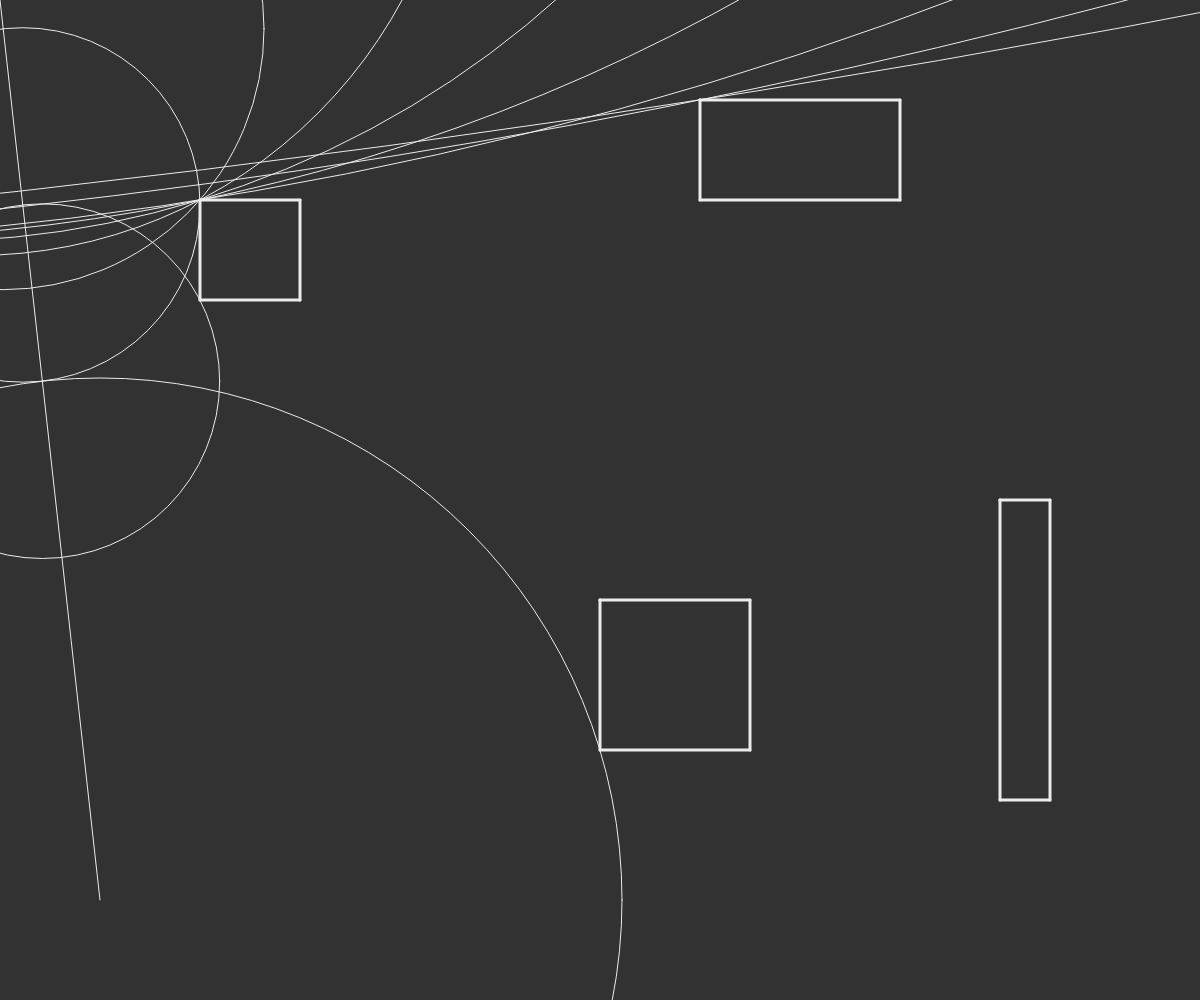
Frame 1 (no input)
Frame 60 (no input): identical to frame 1, image omitted
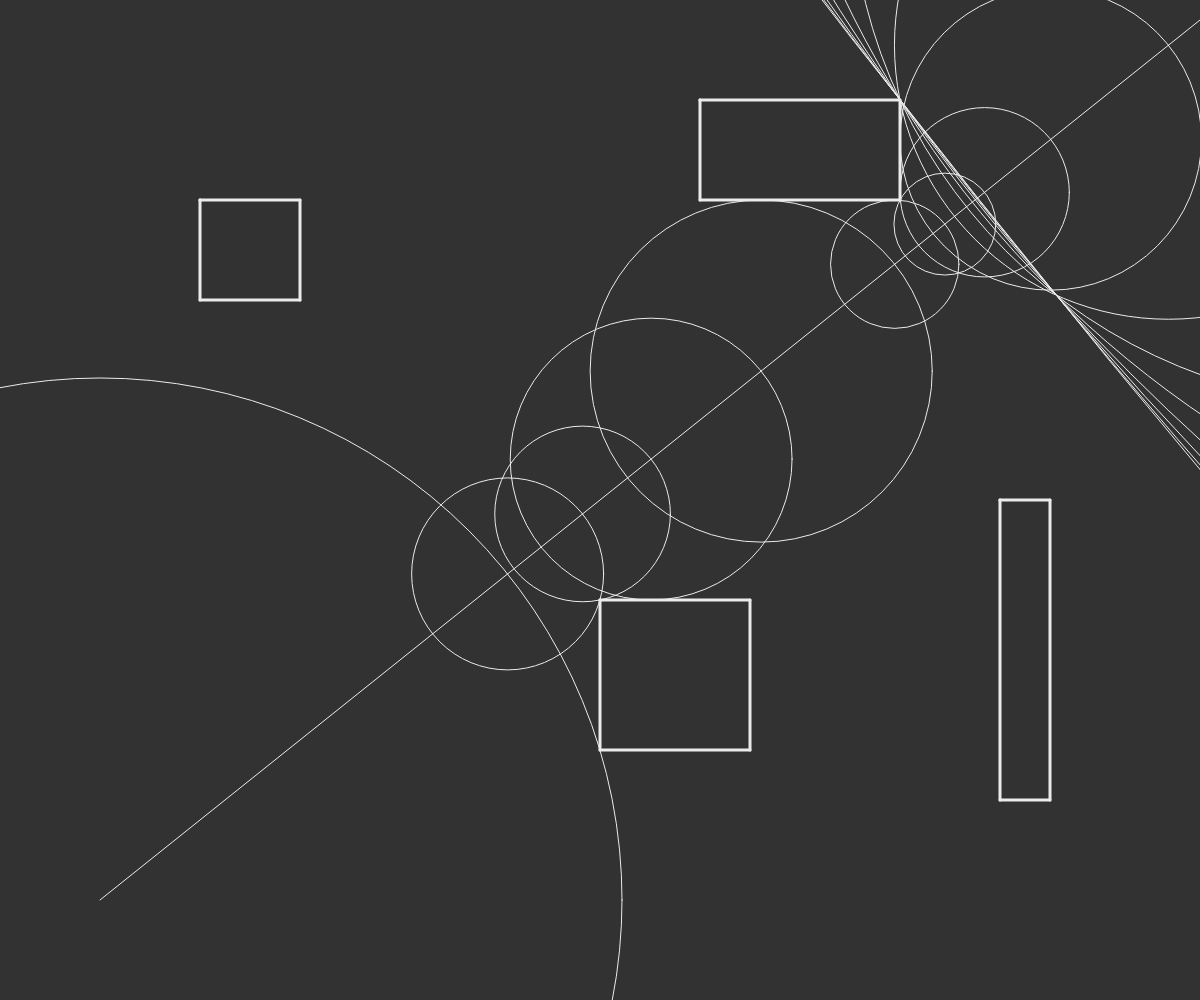
Frame 120 (the mouse pressed at the canvas centre since frame 60)

The p5.js sketch that drew these frames (run headless with seeded random() and noise() and a simulated clock; from frame 60 on, the mouse is pressed at the canvas centre):

// p5.js sketch
// ── sketch.js
const colour_background = (51,50,50);
const colour_lines = (232,233,235);
const colour_rays = (232,72,85);

const screenWidth = window.innerWidth;
const screenHeight = window.innerHeight;
console.log(screenHeight,screenWidth)

class Point{
	constructor(x, y){
		this.x = x;
		this.y = y;
	}

	
};

class Vector{
	constructor(x, y){
		this.x = x;
		this.y = y;
	}
	fromPoint(p){
		this.x = p.x;
		this.y = p.y;
	}
	normalize(){
		let mag = sqrt(this.x*this.x + this.y*this.y);
		this.x = 100* this.x / mag;
		this.y = 100 * this.y / mag;
	}
	magnitude(){
		return sqrt(this.x*this.x + this.y*this.y);
	}
	add(p){
		this.x += p.x;
		this.y += p.y;
	}
	subtract(p){
		this.x -= p.x;
		this.y -= p.y;
	}
	setmag(mag){
		this.normalize();
		this.x *= mag;
		this.y *= mag;
	}
}

class Shape{
	constructor(a){
		this.points = [];
		a.forEach(element => {
			if(this.points.length == 0)this.points.push(element); 
			else if(!isSamePoint(element,this.points[this.points.length-1])) {
				this.points.push(element);
			}
		});
	}
	draw(){
		stroke(colour_lines);
		strokeWeight(3);
		let pp = this.points[0];
		this.points.forEach(point => {
			line(pp.x,pp.y,point.x,point.y);
			pp = point;
		});
	}
};

class Ray{
	constructor(x, y, a){
		this.x = x;
		this.y = y;
		this.a = a;
		this.d = new Vector(sin(a),cos(a));
	}

	simulate(x,y,l){
		stroke(colour_lines);
		strokeWeight(1);
		ellipse(x,y,2 * dist_pas(new Point(x,y)));
		let curr = new Point(x,y);
		let dist = dist_pas(curr)
		if(l > 100) return l;
		if(dist > 10000) return 101
		if(dist < 3) {
			stroke(colour_rays);
			ellipse(x,y,10);
			return l;
		}
		let pointer = this.d;
		pointer.setmag(dist);
		//console.log(x,y);
		console.log(sin(this.a));
		line(x,y,x+sin(this.a)*dist,y+cos(this.a)*dist);
		return this.simulate(x+sin(this.a)*dist,y+cos(this.a)*dist,l+1);
		//return 1;
	}
}

function getLine_pp(p1,p2){
	let a = p1.y-p2.y;
	let b = p2.x-p1.x;
	let c = - p2.x*p1.y + p2.y*p1.x;
	return [a,b,c];
}

function isSamePoint(a, b){
	let EPS = 10e-7;
	if(abs(a.x-b.x) < EPS && abs(a.y-b.y) < EPS) return true;
	return false;
}

function dist_pp(a, b){
	let dx = a.x-b.x;
	let dy = a.y-b.y;
	return sqrt(dx*dx+dy*dy);
}

function dist_pl(p1,p2,p){
	let temp = getLine_pp(p1,p2);
	let a = temp[0];
	let b = temp[1];
	let c = temp[2];
	let pt1 = abs(a*p.x + b*p.y + c);
	let pt2 = sqrt(a*a+b*b);
	return pt1/pt2;
}

function getPoint_pl(p1,p2,p){
	let temp = getLine_pp(p1,p2);
	let a = temp[0];
	let b = temp[1];
	let c = temp[2];
	let x = (b*(b*p.x-a*p.y)-a*c)/(a*a+b*b);
	let y = (a*(-b*p.x+a*p.y)-b*c)/(a*a+b*b);
	return new Point(x,y);
}

function dist_ps(s,p){
	minDist = 9999999;
	s.points.forEach(point => {
		minDist = min(minDist,dist_pp(point,p));
	});
	for (let i = 0; i < s.points.length-1; i++) {
		let pol = getPoint_pl(s.points[i],s.points[i+1],p);
		if(min(s.points[i].x,s.points[i+1].x)-1 < pol.x){
			if(max(s.points[i].x,s.points[i+1].x)+1 > pol.x){
				if(min(s.points[i].y,s.points[i+1].y)-1 < pol.y){
					if(max(s.points[i].y,s.points[i+1].y)+1 > pol.y){
						minDist = min(minDist,dist_pl(s.points[i],s.points[i+1],p));
					}
				}		
			}
		}		
	}
	return minDist;
}

function dist_pas(p){
	let minDist = 9999999;
	shapes.forEach(shape => {
		minDist = min(minDist,dist_ps(shape,p));
	});
	return minDist;
}

let shapes = [];
let pivot = new Point(100,screenHeight-100);

function setup() {
	angleMode(RADIANS)
	createCanvas(screenWidth,screenHeight);
	
	let p1 = new Point(200,200);
	let p2 = new Point(200,300);
	let p3 = new Point(300,300);
	let p4 = new Point(300,200);
	let o = new Shape([p1,p2,p3,p4,p1]);
	shapes.push(o);
	p1 = new Point(600,600);
	p2 = new Point(600,750);
	p3 = new Point(750,750);
	p4 = new Point(750,600);
	o = new Shape([p1,p2,p3,p4,p1]);
	shapes.push(o);
	p1 = new Point(700,100);
	p2 = new Point(700,200);
	p3 = new Point(900,200);
	p4 = new Point(900,100);
	o = new Shape([p1,p2,p3,p4,p1]);
	shapes.push(o);
	p1 = new Point(1000,500);
	p2 = new Point(1000,800);
	p3 = new Point(1050,800);
	p4 = new Point(1050,500);
	o = new Shape([p1,p2,p3,p4,p1]);
	shapes.push(o);
	//noStroke();
}

function get_angle(){
	let mousePoint = new Point(mouseX, mouseY);
	let dirVec = new Vector(0,0);
	dirVec.fromPoint(mousePoint);
	dirVec.subtract(pivot);
	a = atan2(dirVec.x,dirVec.y);
	return a;
}

function draw()	{
	background(colour_background);
	shapes.forEach(shape => {
		shape.draw();
	});
	noFill();
	ray = new Ray(pivot.x,pivot.y,get_angle());
	//ray.simulate(ray.x,ray.y,0);
	//ellipse(pivot.x,pivot.y,2 * dist_pas(pivot));
	console.log(ray.simulate(ray.x,ray.y,0));
}
